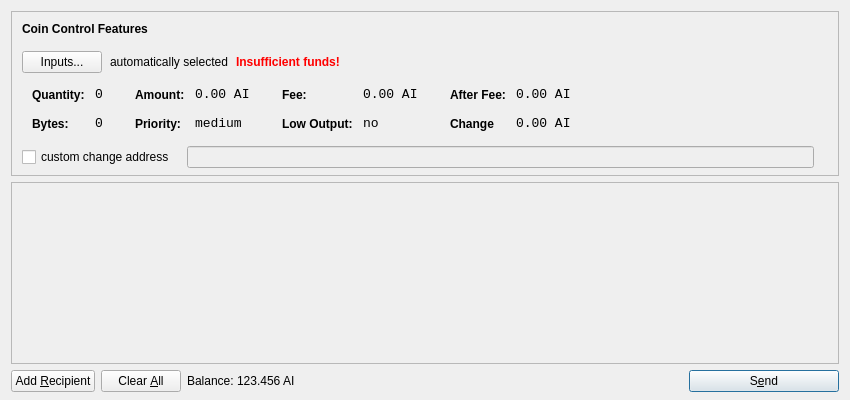
<?xml version="1.0" encoding="UTF-8"?>
<ui version="4.0">
 <class>SendCoinsDialog</class>
 <widget class="QDialog" name="SendCoinsDialog">
  <property name="geometry">
   <rect>
    <x>0</x>
    <y>0</y>
    <width>850</width>
    <height>400</height>
   </rect>
  </property>
  <property name="windowTitle">
   <string>Send Coins</string>
  </property>
  <layout class="QVBoxLayout" name="verticalLayout" stretch="0,1,0">
   <property name="bottomMargin">
    <number>8</number>
   </property>
   <item>
    <widget class="QFrame" name="frameCoinControl">
     <property name="sizePolicy">
      <sizepolicy hsizetype="Expanding" vsizetype="Expanding">
       <horstretch>0</horstretch>
       <verstretch>0</verstretch>
      </sizepolicy>
     </property>
     <property name="maximumSize">
      <size>
       <width>16777215</width>
       <height>16777215</height>
      </size>
     </property>
     <property name="frameShape">
      <enum>QFrame::StyledPanel</enum>
     </property>
     <property name="frameShadow">
      <enum>QFrame::Sunken</enum>
     </property>
     <layout class="QVBoxLayout" name="verticalLayoutCoinControl2">
      <property name="spacing">
       <number>6</number>
      </property>
      <property name="leftMargin">
       <number>0</number>
      </property>
      <property name="topMargin">
       <number>0</number>
      </property>
      <property name="rightMargin">
       <number>0</number>
      </property>
      <property name="bottomMargin">
       <number>6</number>
      </property>
      <item>
       <layout class="QVBoxLayout" name="verticalLayoutCoinControl" stretch="0,0,0,0,1">
        <property name="spacing">
         <number>0</number>
        </property>
        <property name="leftMargin">
         <number>10</number>
        </property>
        <property name="topMargin">
         <number>10</number>
        </property>
        <item>
         <layout class="QHBoxLayout" name="horizontalLayoutCoinControl1">
          <property name="bottomMargin">
           <number>15</number>
          </property>
          <item>
           <widget class="QLabel" name="labelCoinControlFeatures">
            <property name="sizePolicy">
             <sizepolicy hsizetype="Preferred" vsizetype="Maximum">
              <horstretch>0</horstretch>
              <verstretch>0</verstretch>
             </sizepolicy>
            </property>
            <property name="font">
             <font>
              <weight>75</weight>
              <bold>true</bold>
             </font>
            </property>
            <property name="styleSheet">
             <string notr="true">font-weight:bold;</string>
            </property>
            <property name="text">
             <string>Coin Control Features</string>
            </property>
           </widget>
          </item>
         </layout>
        </item>
        <item>
         <layout class="QHBoxLayout" name="horizontalLayoutCoinControl2" stretch="0,0,0,0">
          <property name="spacing">
           <number>8</number>
          </property>
          <property name="bottomMargin">
           <number>10</number>
          </property>
          <item>
           <widget class="QPushButton" name="pushButtonCoinControl">
            <property name="styleSheet">
             <string notr="true"/>
            </property>
            <property name="text">
             <string>Inputs...</string>
            </property>
           </widget>
          </item>
          <item>
           <widget class="QLabel" name="labelCoinControlAutomaticallySelected">
            <property name="text">
             <string>automatically selected</string>
            </property>
            <property name="margin">
             <number>5</number>
            </property>
           </widget>
          </item>
          <item>
           <widget class="QLabel" name="labelCoinControlInsuffFunds">
            <property name="font">
             <font>
              <weight>75</weight>
              <bold>true</bold>
             </font>
            </property>
            <property name="styleSheet">
             <string notr="true">color:red;font-weight:bold;</string>
            </property>
            <property name="text">
             <string>Insufficient funds!</string>
            </property>
            <property name="margin">
             <number>5</number>
            </property>
           </widget>
          </item>
          <item>
           <spacer name="horizontalSpacerCoinControl">
            <property name="orientation">
             <enum>Qt::Horizontal</enum>
            </property>
            <property name="sizeHint" stdset="0">
             <size>
              <width>40</width>
              <height>1</height>
             </size>
            </property>
           </spacer>
          </item>
         </layout>
        </item>
        <item>
         <widget class="QWidget" name="widgetCoinControl" native="true">
          <property name="sizePolicy">
           <sizepolicy hsizetype="Preferred" vsizetype="Preferred">
            <horstretch>0</horstretch>
            <verstretch>0</verstretch>
           </sizepolicy>
          </property>
          <property name="minimumSize">
           <size>
            <width>0</width>
            <height>0</height>
           </size>
          </property>
          <property name="styleSheet">
           <string notr="true"/>
          </property>
          <layout class="QHBoxLayout" name="horizontalLayoutCoinControl5">
           <property name="margin">
            <number>0</number>
           </property>
           <item>
            <layout class="QHBoxLayout" name="horizontalLayoutCoinControl3" stretch="0,0,0,1">
             <property name="spacing">
              <number>20</number>
             </property>
             <property name="topMargin">
              <number>0</number>
             </property>
             <property name="bottomMargin">
              <number>10</number>
             </property>
             <item>
              <layout class="QFormLayout" name="formLayoutCoinControl1">
               <property name="horizontalSpacing">
                <number>10</number>
               </property>
               <property name="verticalSpacing">
                <number>14</number>
               </property>
               <property name="leftMargin">
                <number>10</number>
               </property>
               <property name="topMargin">
                <number>4</number>
               </property>
               <property name="rightMargin">
                <number>6</number>
               </property>
               <item row="0" column="0">
                <widget class="QLabel" name="labelCoinControlQuantityText">
                 <property name="styleSheet">
                  <string notr="true">font-weight:bold;</string>
                 </property>
                 <property name="text">
                  <string>Quantity:</string>
                 </property>
                 <property name="margin">
                  <number>0</number>
                 </property>
                </widget>
               </item>
               <item row="0" column="1">
                <widget class="QLabel" name="labelCoinControlQuantity">
                 <property name="font">
                  <font>
                   <family>Monospace</family>
                   <pointsize>10</pointsize>
                  </font>
                 </property>
                 <property name="cursor">
                  <cursorShape>IBeamCursor</cursorShape>
                 </property>
                 <property name="contextMenuPolicy">
                  <enum>Qt::ActionsContextMenu</enum>
                 </property>
                 <property name="text">
                  <string>0</string>
                 </property>
                 <property name="margin">
                  <number>0</number>
                 </property>
                 <property name="textInteractionFlags">
                  <set>Qt::LinksAccessibleByMouse|Qt::TextSelectableByKeyboard|Qt::TextSelectableByMouse</set>
                 </property>
                </widget>
               </item>
               <item row="1" column="0">
                <widget class="QLabel" name="labelCoinControlBytesText">
                 <property name="styleSheet">
                  <string notr="true">font-weight:bold;</string>
                 </property>
                 <property name="text">
                  <string>Bytes:</string>
                 </property>
                </widget>
               </item>
               <item row="1" column="1">
                <widget class="QLabel" name="labelCoinControlBytes">
                 <property name="font">
                  <font>
                   <family>Monospace</family>
                   <pointsize>10</pointsize>
                  </font>
                 </property>
                 <property name="cursor">
                  <cursorShape>IBeamCursor</cursorShape>
                 </property>
                 <property name="contextMenuPolicy">
                  <enum>Qt::ActionsContextMenu</enum>
                 </property>
                 <property name="text">
                  <string>0</string>
                 </property>
                 <property name="textInteractionFlags">
                  <set>Qt::LinksAccessibleByMouse|Qt::TextSelectableByKeyboard|Qt::TextSelectableByMouse</set>
                 </property>
                </widget>
               </item>
              </layout>
             </item>
             <item>
              <layout class="QFormLayout" name="formLayoutCoinControl2">
               <property name="horizontalSpacing">
                <number>10</number>
               </property>
               <property name="verticalSpacing">
                <number>14</number>
               </property>
               <property name="leftMargin">
                <number>6</number>
               </property>
               <property name="topMargin">
                <number>4</number>
               </property>
               <property name="rightMargin">
                <number>6</number>
               </property>
               <item row="0" column="0">
                <widget class="QLabel" name="labelCoinControlAmountText">
                 <property name="styleSheet">
                  <string notr="true">font-weight:bold;</string>
                 </property>
                 <property name="text">
                  <string>Amount:</string>
                 </property>
                 <property name="margin">
                  <number>0</number>
                 </property>
                </widget>
               </item>
               <item row="0" column="1">
                <widget class="QLabel" name="labelCoinControlAmount">
                 <property name="font">
                  <font>
                   <family>Monospace</family>
                   <pointsize>10</pointsize>
                  </font>
                 </property>
                 <property name="cursor">
                  <cursorShape>IBeamCursor</cursorShape>
                 </property>
                 <property name="contextMenuPolicy">
                  <enum>Qt::ActionsContextMenu</enum>
                 </property>
                 <property name="text">
                  <string>0.00 AI</string>
                 </property>
                 <property name="textInteractionFlags">
                  <set>Qt::LinksAccessibleByMouse|Qt::TextSelectableByKeyboard|Qt::TextSelectableByMouse</set>
                 </property>
                </widget>
               </item>
               <item row="1" column="0">
                <widget class="QLabel" name="labelCoinControlPriorityText">
                 <property name="styleSheet">
                  <string notr="true">font-weight:bold;</string>
                 </property>
                 <property name="text">
                  <string>Priority:</string>
                 </property>
                </widget>
               </item>
               <item row="1" column="1">
                <widget class="QLabel" name="labelCoinControlPriority">
                 <property name="font">
                  <font>
                   <family>Monospace</family>
                   <pointsize>10</pointsize>
                  </font>
                 </property>
                 <property name="cursor">
                  <cursorShape>IBeamCursor</cursorShape>
                 </property>
                 <property name="contextMenuPolicy">
                  <enum>Qt::ActionsContextMenu</enum>
                 </property>
                 <property name="text">
                  <string>medium</string>
                 </property>
                 <property name="textInteractionFlags">
                  <set>Qt::LinksAccessibleByMouse|Qt::TextSelectableByKeyboard|Qt::TextSelectableByMouse</set>
                 </property>
                </widget>
               </item>
              </layout>
             </item>
             <item>
              <layout class="QFormLayout" name="formLayoutCoinControl3">
               <property name="horizontalSpacing">
                <number>10</number>
               </property>
               <property name="verticalSpacing">
                <number>14</number>
               </property>
               <property name="leftMargin">
                <number>6</number>
               </property>
               <property name="topMargin">
                <number>4</number>
               </property>
               <property name="rightMargin">
                <number>6</number>
               </property>
               <item row="0" column="0">
                <widget class="QLabel" name="labelCoinControlFeeText">
                 <property name="styleSheet">
                  <string notr="true">font-weight:bold;</string>
                 </property>
                 <property name="text">
                  <string>Fee:</string>
                 </property>
                 <property name="margin">
                  <number>0</number>
                 </property>
                </widget>
               </item>
               <item row="0" column="1">
                <widget class="QLabel" name="labelCoinControlFee">
                 <property name="font">
                  <font>
                   <family>Monospace</family>
                   <pointsize>10</pointsize>
                  </font>
                 </property>
                 <property name="cursor">
                  <cursorShape>IBeamCursor</cursorShape>
                 </property>
                 <property name="contextMenuPolicy">
                  <enum>Qt::ActionsContextMenu</enum>
                 </property>
                 <property name="text">
                  <string>0.00 AI</string>
                 </property>
                 <property name="textInteractionFlags">
                  <set>Qt::LinksAccessibleByMouse|Qt::TextSelectableByKeyboard|Qt::TextSelectableByMouse</set>
                 </property>
                </widget>
               </item>
               <item row="1" column="0">
                <widget class="QLabel" name="labelCoinControlLowOutputText">
                 <property name="styleSheet">
                  <string notr="true">font-weight:bold;</string>
                 </property>
                 <property name="text">
                  <string>Low Output:</string>
                 </property>
                </widget>
               </item>
               <item row="1" column="1">
                <widget class="QLabel" name="labelCoinControlLowOutput">
                 <property name="font">
                  <font>
                   <family>Monospace</family>
                   <pointsize>10</pointsize>
                  </font>
                 </property>
                 <property name="cursor">
                  <cursorShape>IBeamCursor</cursorShape>
                 </property>
                 <property name="contextMenuPolicy">
                  <enum>Qt::ActionsContextMenu</enum>
                 </property>
                 <property name="text">
                  <string>no</string>
                 </property>
                 <property name="textInteractionFlags">
                  <set>Qt::LinksAccessibleByMouse|Qt::TextSelectableByKeyboard|Qt::TextSelectableByMouse</set>
                 </property>
                </widget>
               </item>
              </layout>
             </item>
             <item>
              <layout class="QFormLayout" name="formLayoutCoinControl4">
               <property name="horizontalSpacing">
                <number>10</number>
               </property>
               <property name="verticalSpacing">
                <number>14</number>
               </property>
               <property name="leftMargin">
                <number>6</number>
               </property>
               <property name="topMargin">
                <number>4</number>
               </property>
               <property name="rightMargin">
                <number>6</number>
               </property>
               <item row="0" column="0">
                <widget class="QLabel" name="labelCoinControlAfterFeeText">
                 <property name="styleSheet">
                  <string notr="true">font-weight:bold;</string>
                 </property>
                 <property name="text">
                  <string>After Fee:</string>
                 </property>
                 <property name="margin">
                  <number>0</number>
                 </property>
                </widget>
               </item>
               <item row="0" column="1">
                <widget class="QLabel" name="labelCoinControlAfterFee">
                 <property name="font">
                  <font>
                   <family>Monospace</family>
                   <pointsize>10</pointsize>
                  </font>
                 </property>
                 <property name="cursor">
                  <cursorShape>IBeamCursor</cursorShape>
                 </property>
                 <property name="contextMenuPolicy">
                  <enum>Qt::ActionsContextMenu</enum>
                 </property>
                 <property name="text">
                  <string>0.00 AI</string>
                 </property>
                 <property name="textInteractionFlags">
                  <set>Qt::LinksAccessibleByMouse|Qt::TextSelectableByKeyboard|Qt::TextSelectableByMouse</set>
                 </property>
                </widget>
               </item>
               <item row="1" column="0">
                <widget class="QLabel" name="labelCoinControlChangeText">
                 <property name="styleSheet">
                  <string notr="true">font-weight:bold;</string>
                 </property>
                 <property name="text">
                  <string>Change</string>
                 </property>
                </widget>
               </item>
               <item row="1" column="1">
                <widget class="QLabel" name="labelCoinControlChange">
                 <property name="font">
                  <font>
                   <family>Monospace</family>
                   <pointsize>10</pointsize>
                  </font>
                 </property>
                 <property name="cursor">
                  <cursorShape>IBeamCursor</cursorShape>
                 </property>
                 <property name="contextMenuPolicy">
                  <enum>Qt::ActionsContextMenu</enum>
                 </property>
                 <property name="text">
                  <string>0.00 AI</string>
                 </property>
                 <property name="textInteractionFlags">
                  <set>Qt::LinksAccessibleByMouse|Qt::TextSelectableByKeyboard|Qt::TextSelectableByMouse</set>
                 </property>
                </widget>
               </item>
              </layout>
             </item>
            </layout>
           </item>
          </layout>
         </widget>
        </item>
        <item>
         <layout class="QHBoxLayout" name="horizontalLayoutCoinControl4" stretch="0,0,0">
          <property name="spacing">
           <number>12</number>
          </property>
          <property name="sizeConstraint">
           <enum>QLayout::SetDefaultConstraint</enum>
          </property>
          <property name="topMargin">
           <number>5</number>
          </property>
          <property name="rightMargin">
           <number>5</number>
          </property>
          <item>
           <widget class="QCheckBox" name="checkBoxCoinControlChange">
            <property name="text">
             <string>custom change address</string>
            </property>
           </widget>
          </item>
          <item>
           <widget class="QLineEdit" name="lineEditCoinControlChange">
            <property name="enabled">
             <bool>false</bool>
            </property>
            <property name="sizePolicy">
             <sizepolicy hsizetype="Expanding" vsizetype="Fixed">
              <horstretch>0</horstretch>
              <verstretch>0</verstretch>
             </sizepolicy>
            </property>
           </widget>
          </item>
          <item>
           <widget class="QLabel" name="labelCoinControlChangeLabel">
            <property name="sizePolicy">
             <sizepolicy hsizetype="Preferred" vsizetype="Expanding">
              <horstretch>0</horstretch>
              <verstretch>0</verstretch>
             </sizepolicy>
            </property>
            <property name="minimumSize">
             <size>
              <width>0</width>
              <height>0</height>
             </size>
            </property>
            <property name="text">
             <string/>
            </property>
            <property name="margin">
             <number>3</number>
            </property>
           </widget>
          </item>
         </layout>
        </item>
        <item>
         <spacer name="verticalSpacerCoinControl">
          <property name="orientation">
           <enum>Qt::Vertical</enum>
          </property>
          <property name="sizeHint" stdset="0">
           <size>
            <width>800</width>
            <height>1</height>
           </size>
          </property>
         </spacer>
        </item>
       </layout>
      </item>
     </layout>
    </widget>
   </item>
   <item>
    <widget class="QScrollArea" name="scrollArea">
     <property name="widgetResizable">
      <bool>true</bool>
     </property>
     <widget class="QWidget" name="scrollAreaWidgetContents">
      <property name="geometry">
       <rect>
        <x>0</x>
        <y>0</y>
        <width>830</width>
        <height>172</height>
       </rect>
      </property>
      <layout class="QVBoxLayout" name="verticalLayout_2">
       <property name="margin">
        <number>0</number>
       </property>
       <item>
        <layout class="QVBoxLayout" name="entries">
         <property name="spacing">
          <number>6</number>
         </property>
        </layout>
       </item>
       <item>
        <spacer name="verticalSpacer">
         <property name="orientation">
          <enum>Qt::Vertical</enum>
         </property>
         <property name="sizeHint" stdset="0">
          <size>
           <width>20</width>
           <height>40</height>
          </size>
         </property>
        </spacer>
       </item>
      </layout>
     </widget>
    </widget>
   </item>
   <item>
    <layout class="QHBoxLayout" name="horizontalLayout">
     <item>
      <widget class="QPushButton" name="addButton">
       <property name="toolTip">
        <string>Send to multiple recipients at once</string>
       </property>
       <property name="text">
        <string>Add &amp;Recipient</string>
       </property>
       <property name="icon">
        <iconset resource="../bitcoin.qrc">
         <normaloff>:/icons/add</normaloff>:/icons/add</iconset>
       </property>
       <property name="autoDefault">
        <bool>false</bool>
       </property>
      </widget>
     </item>
     <item>
      <widget class="QPushButton" name="clearButton">
       <property name="sizePolicy">
        <sizepolicy hsizetype="Minimum" vsizetype="Fixed">
         <horstretch>0</horstretch>
         <verstretch>0</verstretch>
        </sizepolicy>
       </property>
       <property name="toolTip">
        <string>Remove all transaction fields</string>
       </property>
       <property name="text">
        <string>Clear &amp;All</string>
       </property>
       <property name="icon">
        <iconset resource="../bitcoin.qrc">
         <normaloff>:/icons/remove</normaloff>:/icons/remove</iconset>
       </property>
       <property name="autoRepeatDelay">
        <number>300</number>
       </property>
       <property name="autoDefault">
        <bool>false</bool>
       </property>
      </widget>
     </item>
     <item>
      <layout class="QHBoxLayout" name="horizontalLayout_2">
       <property name="spacing">
        <number>3</number>
       </property>
       <item>
        <widget class="QLabel" name="label">
         <property name="sizePolicy">
          <sizepolicy hsizetype="Preferred" vsizetype="Fixed">
           <horstretch>0</horstretch>
           <verstretch>0</verstretch>
          </sizepolicy>
         </property>
         <property name="text">
          <string>Balance:</string>
         </property>
        </widget>
       </item>
       <item>
        <widget class="QLabel" name="labelBalance">
         <property name="sizePolicy">
          <sizepolicy hsizetype="Preferred" vsizetype="Fixed">
           <horstretch>0</horstretch>
           <verstretch>0</verstretch>
          </sizepolicy>
         </property>
         <property name="cursor">
          <cursorShape>IBeamCursor</cursorShape>
         </property>
         <property name="text">
          <string>123.456 AI</string>
         </property>
         <property name="textInteractionFlags">
          <set>Qt::LinksAccessibleByMouse|Qt::TextSelectableByKeyboard|Qt::TextSelectableByMouse</set>
         </property>
        </widget>
       </item>
      </layout>
     </item>
     <item>
      <spacer name="horizontalSpacer">
       <property name="orientation">
        <enum>Qt::Horizontal</enum>
       </property>
       <property name="sizeHint" stdset="0">
        <size>
         <width>40</width>
         <height>20</height>
        </size>
       </property>
      </spacer>
     </item>
     <item>
      <widget class="QPushButton" name="sendButton">
       <property name="minimumSize">
        <size>
         <width>150</width>
         <height>0</height>
        </size>
       </property>
       <property name="toolTip">
        <string>Confirm the send action</string>
       </property>
       <property name="text">
        <string>S&amp;end</string>
       </property>
       <property name="icon">
        <iconset resource="../bitcoin.qrc">
         <normaloff>:/icons/send</normaloff>:/icons/send</iconset>
       </property>
       <property name="default">
        <bool>true</bool>
       </property>
      </widget>
     </item>
    </layout>
   </item>
  </layout>
 </widget>
 <resources>
  <include location="../bitcoin.qrc"/>
 </resources>
 <connections/>
</ui>
